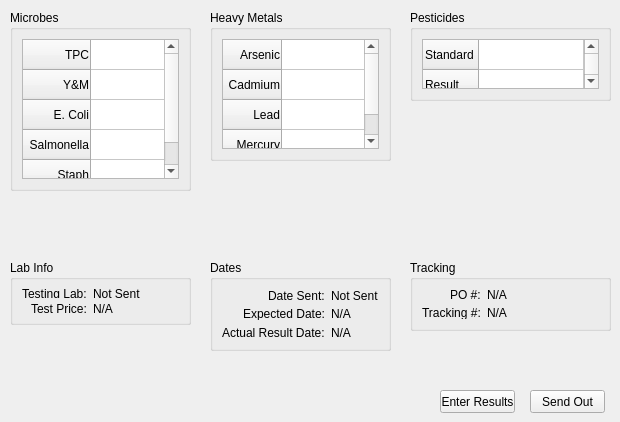
        <widget class="QWidget" name="tab_4">
         <attribute name="title">
          <string>HM, MP/YM, and Pesticide Results</string>
         </attribute>
         <widget class="QGroupBox" name="groupBox_45">
          <property name="geometry">
           <rect>
            <x>210</x>
            <y>10</y>
            <width>181</width>
            <height>151</height>
           </rect>
          </property>
          <property name="title">
           <string>Heavy Metals</string>
          </property>
          <layout class="QGridLayout" name="gridLayout_13">
           <item row="0" column="0" colspan="2">
            <widget class="QTableWidget" name="il_hmTable">
             <property name="editTriggers">
              <set>QAbstractItemView::NoEditTriggers</set>
             </property>
             <property name="selectionBehavior">
              <enum>QAbstractItemView::SelectRows</enum>
             </property>
             <property name="columnCount">
              <number>1</number>
             </property>
             <attribute name="horizontalHeaderVisible">
              <bool>false</bool>
             </attribute>
             <attribute name="horizontalHeaderStretchLastSection">
              <bool>true</bool>
             </attribute>
             <attribute name="verticalHeaderStretchLastSection">
              <bool>true</bool>
             </attribute>
             <row>
              <property name="text">
               <string>Arsenic</string>
              </property>
              <property name="textAlignment">
               <set>AlignTrailing|AlignVCenter</set>
              </property>
             </row>
             <row>
              <property name="text">
               <string>Cadmium</string>
              </property>
              <property name="textAlignment">
               <set>AlignTrailing|AlignVCenter</set>
              </property>
             </row>
             <row>
              <property name="text">
               <string>Lead</string>
              </property>
              <property name="textAlignment">
               <set>AlignTrailing|AlignVCenter</set>
              </property>
             </row>
             <row>
              <property name="text">
               <string>Mercury</string>
              </property>
              <property name="textAlignment">
               <set>AlignTrailing|AlignVCenter</set>
              </property>
             </row>
             <column>
              <property name="text">
               <string>Result</string>
              </property>
             </column>
            </widget>
           </item>
          </layout>
         </widget>
         <widget class="QGroupBox" name="groupBox_6">
          <property name="geometry">
           <rect>
            <x>210</x>
            <y>260</y>
            <width>181</width>
            <height>91</height>
           </rect>
          </property>
          <property name="title">
           <string>Dates</string>
          </property>
          <layout class="QFormLayout" name="formLayout_28">
           <property name="labelAlignment">
            <set>Qt::AlignRight|Qt::AlignTrailing|Qt::AlignVCenter</set>
           </property>
           <item row="0" column="0">
            <widget class="QLabel" name="label_140">
             <property name="text">
              <string>Date Sent:</string>
             </property>
            </widget>
           </item>
           <item row="0" column="1">
            <widget class="QLabel" name="il_sent_date2L">
             <property name="text">
              <string>Not Sent</string>
             </property>
            </widget>
           </item>
           <item row="1" column="0">
            <widget class="QLabel" name="label_142">
             <property name="text">
              <string>Expected Date:</string>
             </property>
            </widget>
           </item>
           <item row="1" column="1">
            <widget class="QLabel" name="il_expected_date2L">
             <property name="text">
              <string>N/A</string>
             </property>
            </widget>
           </item>
           <item row="2" column="0">
            <widget class="QLabel" name="label_144">
             <property name="text">
              <string>Actual Result Date:</string>
             </property>
            </widget>
           </item>
           <item row="2" column="1">
            <widget class="QLabel" name="il_result_date2L">
             <property name="text">
              <string>N/A</string>
             </property>
            </widget>
           </item>
          </layout>
         </widget>
         <widget class="QGroupBox" name="groupBox_28">
          <property name="geometry">
           <rect>
            <x>10</x>
            <y>260</y>
            <width>181</width>
            <height>65</height>
           </rect>
          </property>
          <property name="title">
           <string>Lab Info</string>
          </property>
          <layout class="QFormLayout" name="formLayout_32">
           <property name="labelAlignment">
            <set>Qt::AlignRight|Qt::AlignTrailing|Qt::AlignVCenter</set>
           </property>
           <item row="0" column="0">
            <widget class="QLabel" name="label_77">
             <property name="text">
              <string>Testing Lab:</string>
             </property>
            </widget>
           </item>
           <item row="0" column="1">
            <widget class="QLabel" name="il_lab2L">
             <property name="text">
              <string>Not Sent</string>
             </property>
            </widget>
           </item>
           <item row="1" column="0">
            <widget class="QLabel" name="label_190">
             <property name="text">
              <string>Test Price:</string>
             </property>
            </widget>
           </item>
           <item row="1" column="1">
            <widget class="QLabel" name="il_price2L">
             <property name="text">
              <string>N/A</string>
             </property>
            </widget>
           </item>
          </layout>
         </widget>
         <widget class="QGroupBox" name="groupBox_3">
          <property name="geometry">
           <rect>
            <x>10</x>
            <y>10</y>
            <width>181</width>
            <height>181</height>
           </rect>
          </property>
          <property name="title">
           <string>Microbes</string>
          </property>
          <layout class="QGridLayout" name="gridLayout_14">
           <item row="0" column="0">
            <widget class="QTableWidget" name="il_microTable">
             <property name="columnCount">
              <number>1</number>
             </property>
             <attribute name="horizontalHeaderVisible">
              <bool>false</bool>
             </attribute>
             <attribute name="horizontalHeaderStretchLastSection">
              <bool>true</bool>
             </attribute>
             <attribute name="verticalHeaderStretchLastSection">
              <bool>true</bool>
             </attribute>
             <row>
              <property name="text">
               <string>TPC</string>
              </property>
              <property name="textAlignment">
               <set>AlignTrailing|AlignVCenter</set>
              </property>
             </row>
             <row>
              <property name="text">
               <string>Y&amp;M</string>
              </property>
              <property name="textAlignment">
               <set>AlignTrailing|AlignVCenter</set>
              </property>
             </row>
             <row>
              <property name="text">
               <string>E. Coli</string>
              </property>
              <property name="textAlignment">
               <set>AlignTrailing|AlignVCenter</set>
              </property>
             </row>
             <row>
              <property name="text">
               <string>Salmonella</string>
              </property>
              <property name="textAlignment">
               <set>AlignTrailing|AlignVCenter</set>
              </property>
             </row>
             <row>
              <property name="text">
               <string>Staph</string>
              </property>
              <property name="textAlignment">
               <set>AlignTrailing|AlignVCenter</set>
              </property>
             </row>
             <column/>
            </widget>
           </item>
          </layout>
         </widget>
         <widget class="QGroupBox" name="groupBox_38">
          <property name="geometry">
           <rect>
            <x>410</x>
            <y>260</y>
            <width>201</width>
            <height>71</height>
           </rect>
          </property>
          <property name="title">
           <string>Tracking</string>
          </property>
          <layout class="QFormLayout" name="formLayout_29">
           <property name="labelAlignment">
            <set>Qt::AlignRight|Qt::AlignTrailing|Qt::AlignVCenter</set>
           </property>
           <item row="0" column="0">
            <widget class="QLabel" name="label_147">
             <property name="text">
              <string>PO #:</string>
             </property>
            </widget>
           </item>
           <item row="0" column="1">
            <widget class="QLabel" name="il_po2L">
             <property name="text">
              <string>N/A</string>
             </property>
            </widget>
           </item>
           <item row="1" column="0">
            <widget class="QLabel" name="label_149">
             <property name="text">
              <string>Tracking #:</string>
             </property>
            </widget>
           </item>
           <item row="1" column="1">
            <widget class="QLabel" name="il_tracking2L">
             <property name="text">
              <string>N/A</string>
             </property>
            </widget>
           </item>
          </layout>
         </widget>
         <widget class="QGroupBox" name="groupBox_2">
          <property name="geometry">
           <rect>
            <x>410</x>
            <y>10</y>
            <width>201</width>
            <height>91</height>
           </rect>
          </property>
          <property name="title">
           <string>Pesticides</string>
          </property>
          <layout class="QGridLayout" name="gridLayout_15">
           <item row="0" column="0">
            <widget class="QTableWidget" name="il_pesticideTable">
             <property name="editTriggers">
              <set>QAbstractItemView::NoEditTriggers</set>
             </property>
             <property name="tabKeyNavigation">
              <bool>true</bool>
             </property>
             <property name="showDropIndicator" stdset="0">
              <bool>true</bool>
             </property>
             <property name="selectionBehavior">
              <enum>QAbstractItemView::SelectRows</enum>
             </property>
             <property name="columnCount">
              <number>1</number>
             </property>
             <attribute name="horizontalHeaderVisible">
              <bool>false</bool>
             </attribute>
             <attribute name="horizontalHeaderStretchLastSection">
              <bool>true</bool>
             </attribute>
             <attribute name="verticalHeaderStretchLastSection">
              <bool>true</bool>
             </attribute>
             <row>
              <property name="text">
               <string>Standard</string>
              </property>
             </row>
             <row>
              <property name="text">
               <string>Result</string>
              </property>
             </row>
             <column/>
            </widget>
           </item>
          </layout>
         </widget>
         <widget class="QPushButton" name="pushButton_6">
          <property name="geometry">
           <rect>
            <x>530</x>
            <y>390</y>
            <width>75</width>
            <height>23</height>
           </rect>
          </property>
          <property name="text">
           <string>Send Out</string>
          </property>
         </widget>
         <widget class="QPushButton" name="il_enter_microB">
          <property name="geometry">
           <rect>
            <x>440</x>
            <y>390</y>
            <width>75</width>
            <height>23</height>
           </rect>
          </property>
          <property name="text">
           <string>Enter Results</string>
          </property>
         </widget>
        </widget>
